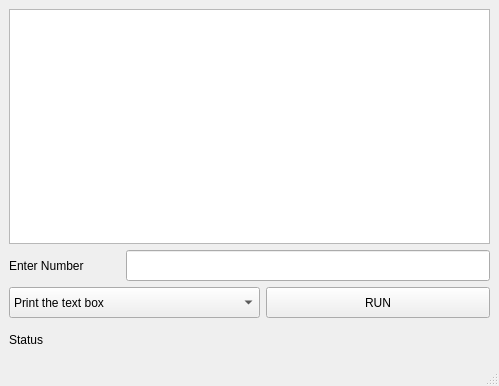
<?xml version="1.0" encoding="UTF-8"?>
<ui version="4.0">
 <class>MainWindow</class>
 <widget class="QMainWindow" name="MainWindow">
  <property name="geometry">
   <rect>
    <x>0</x>
    <y>0</y>
    <width>499</width>
    <height>386</height>
   </rect>
  </property>
  <property name="windowTitle">
   <string>MainWindow</string>
  </property>
  <widget class="QWidget" name="centralwidget">
   <layout class="QGridLayout" name="gridLayout">
    <item row="0" column="0">
     <layout class="QVBoxLayout" name="verticalLayout">
      <item>
       <widget class="QTextEdit" name="textEdit">
        <property name="minimumSize">
         <size>
          <width>361</width>
          <height>121</height>
         </size>
        </property>
       </widget>
      </item>
      <item>
       <layout class="QHBoxLayout" name="horizontalLayout_2">
        <item>
         <widget class="QLabel" name="label_enterNumber">
          <property name="minimumSize">
           <size>
            <width>111</width>
            <height>31</height>
           </size>
          </property>
          <property name="text">
           <string>Enter Number</string>
          </property>
         </widget>
        </item>
        <item>
         <widget class="QLineEdit" name="lineEdit_enterNumber">
          <property name="minimumSize">
           <size>
            <width>251</width>
            <height>31</height>
           </size>
          </property>
         </widget>
        </item>
       </layout>
      </item>
      <item>
       <layout class="QHBoxLayout" name="horizontalLayout">
        <item>
         <widget class="QComboBox" name="comboBox">
          <property name="minimumSize">
           <size>
            <width>251</width>
            <height>31</height>
           </size>
          </property>
          <item>
           <property name="text">
            <string>Print the text box</string>
           </property>
          </item>
          <item>
           <property name="text">
            <string>Write the file</string>
           </property>
          </item>
         </widget>
        </item>
        <item>
         <widget class="QPushButton" name="pushButton_run">
          <property name="minimumSize">
           <size>
            <width>101</width>
            <height>31</height>
           </size>
          </property>
          <property name="text">
           <string>RUN</string>
          </property>
         </widget>
        </item>
       </layout>
      </item>
      <item>
       <widget class="QLabel" name="label_status">
        <property name="minimumSize">
         <size>
          <width>111</width>
          <height>31</height>
         </size>
        </property>
        <property name="text">
         <string>Status</string>
        </property>
       </widget>
      </item>
     </layout>
    </item>
   </layout>
  </widget>
  <widget class="QMenuBar" name="menubar">
   <property name="geometry">
    <rect>
     <x>0</x>
     <y>0</y>
     <width>499</width>
     <height>21</height>
    </rect>
   </property>
  </widget>
  <widget class="QStatusBar" name="statusbar"/>
 </widget>
 <resources/>
 <connections/>
</ui>
